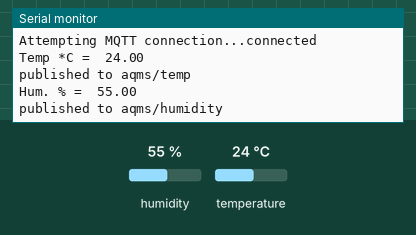
Bench run of a sketch on a simulated ESP8266 (NodeMCU). On the bench: the last lines printed to the serial monitor. The test bench sets the inputs (shaded band); at power-on: humidity 55 %, temperature 24 °C. WiFi joins after 1.5 s; servers stay silent unless stated; random numbers use the default seed unless the sketch sets one; no MQTT or app messages arrive unless stated.

Above: at 2.7 s.
2.8 s: humidity set to 22 %
At 8.4 s:
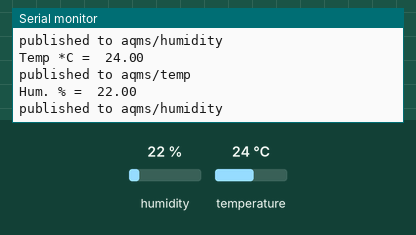
9.6 s: temperature set to 12 °C
16.4 s: humidity set to 40 %
At 21.3 s:
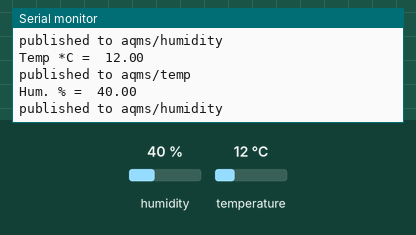
Timing chart, 0 to 22.8 s (numbered marks = the images above; inputs shaded):
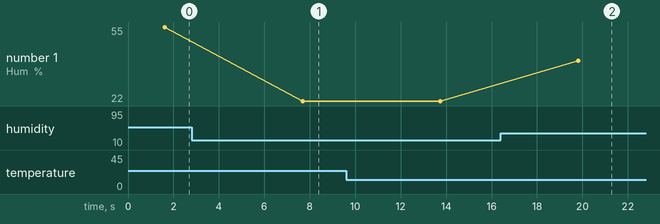

The sketch:

SHT31test.ino
```cpp
/***************************************************
  This is an example for the SHT31-D Humidity & Temp Sensor

  Designed specifically to work with the SHT31-D sensor from Adafruit
  ----> https://www.adafruit.com/products/2857

  These sensors use I2C to communicate, 2 pins are required to
  interface
 ****************************************************/

#include <Arduino.h>
#include <Wire.h>
#include "Adafruit_SHT31.h"
#include <ESP8266WiFi.h>
#include <PubSubClient.h>

WiFiClient espClient;
PubSubClient client(espClient);
long lastMsg = 0;
char msg[50];
int value = 0;

Adafruit_SHT31 sht31 = Adafruit_SHT31();

//"HUAWEI P30 lite","zelda800"
const char* ssid = "AP1";
const char* password = "";
// 192.168.1.102  192.168.1.114
const char* mqtt_server = "";
int mqttPort = 1883;
const char* mqttUser = "";
const char* mqttPassword = "";

void setup_wifi() {

  delay(10);
  // We start by connecting to a WiFi network
  Serial.println();
  Serial.print("Connecting to ");
  Serial.println(ssid);
  WiFi.begin(ssid, password);

  while (WiFi.status() != WL_CONNECTED) {
    delay(500);
    Serial.print(".");
  }

  randomSeed(micros());

  Serial.println("");
  Serial.println("WiFi connected");
  Serial.println("IP address: ");
  Serial.println(WiFi.localIP());
}

void reconnect() {
  // Loop until we're reconnected
  //client.connect("arduinoClient", mqttUser, mqttPassword);
  while (!client.connected()) {
    Serial.print("Attempting MQTT connection...");
    // Create a random client ID
    String clientId = "ESP8266Client-";
    clientId += String(random(0xffff), HEX);
    // Attempt to connect
    if (client.connect(clientId.c_str())) {
      Serial.println("connected");
      // Once connected, publish an announcement...
      client.publish("reconnect", "device_reconnected:N2");
      // ... and resubscribe
      client.subscribe("aqms/#");
    } else {
      Serial.print("failed, rc=");
      Serial.print(client.state());
      Serial.println(" try again in 5 seconds");
      // Wait 5 seconds before retrying
      delay(5000);
    }
  }
}
void setup() {
  Serial.begin(9600);

  while (!Serial)
    delay(10);     // will pause Zero, Leonardo, etc until serial console opens

  Serial.println("SHT31 test");
  if (! sht31.begin(0x44)) {   // Set to 0x45 for alternate i2c addr
    Serial.println("Couldn't find SHT31");
    while (1) delay(1);
  }
  setup_wifi();
  client.setServer(mqtt_server, mqttPort);
}


void loop() {
if (!client.connected()) {
      reconnect();
}

else{
  char result[16];
   char result2[16];
  float t = sht31.readTemperature();
  float h = sht31.readHumidity();
  char* temp= dtostrf(t, 6, 2, result);
  char* hum= dtostrf(h, 6, 2, result2);

  if (! isnan(t)) {  // check if 'is not a number'
    Serial.print("Temp *C = "); Serial.println(temp);
    if(client.publish("aqms/temperature",temp)){
         Serial.println("published to aqms/temp ");
      }

  } else {
    Serial.println("Failed to read temperature");
  }

  if (! isnan(h)) {  // check if 'is not a number'
    Serial.print("Hum. % = "); Serial.println(hum);
    if(client.publish("aqms/humidity",hum)){
         Serial.println("published to aqms/humidity ");
      }

  } else {
    Serial.println("Failed to read humidity");
  }
  Serial.println();
  delay(6000);
}
}
```

Measured:
- after the input at 2.8 s, the serial monitor: prints a new line after 4.9 s (image 1)
- after the input at 16.4 s, the serial monitor: prints a new line after 3.4 s (image 2)
- plotted number 1: 55 → 22 after the input at 2.8 s, 22 → 40 after the input at 16.4 s
